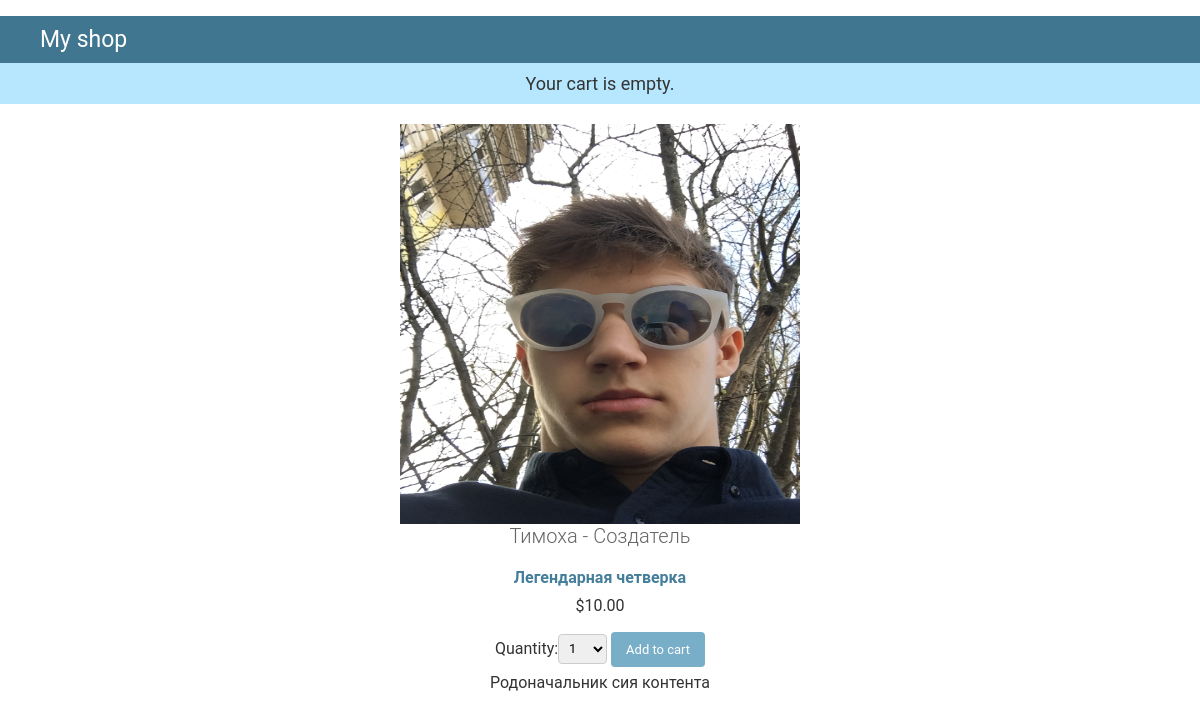
/6/timoha-sozdatel/, run on the app's committed database.
### shop/models.py (models this page shows, shortened)
class Product(models.Model):
    category = models.ForeignKey(Category, related_name='products', on_delete = models.CASCADE)
    name = models.CharField(max_length=200, db_index=True)
    slug = models.SlugField(max_length=200, db_index=True)
    image = models.ImageField(upload_to='products/%Y/%m/%d', blank=True)
    description = models.TextField(blank=True)
    price = models.DecimalField(max_digits=10, decimal_places=2)
    stock = models.PositiveIntegerField()
    available = models.BooleanField(default=True)
    created = models.DateTimeField(auto_now_add=True)
    updated = models.DateTimeField(auto_now=True)
    class Meta:
        verbose_name = 'Продукт'
        verbose_name_plural = 'продукты'
        ordering = ('name',)
        index_together = (('id', 'slug'),)

class Category(models.Model):
    name = models.CharField(max_length=200, db_index=True)
    slug = models.SlugField(max_length=200, db_index=True, unique=True)
    def get_absolute_url(self):
        return reverse('shop:product_list_by_category',
                        args=[self.slug])
    class Meta:
        ordering = ('name',)
        verbose_name = 'Категория'
        verbose_name_plural = 'Категории'
    def __str__(self):
        return self.name

### shop/views.py (the view)
def product_detail(request, id, slug):
    product = get_object_or_404(Product,
                                id=id,
                                slug=slug,
                                available=True)
    cart_product_form = CartAddProductForm()
    return render(request, 'shop/product/detail.html', {'product': product,
                                                        'cart_product_form': cart_product_form})

### cart/forms.py
class CartAddProductForm(forms.Form):
    quantity = forms.TypedChoiceField(choices=PRODUCT_QUANTITY_CHOICES, coerce=int)
    update = forms.BooleanField(required=False, initial=False, widget=forms.HiddenInput)

### cart/cart.py (called while the page is built)
    def __len__(self):
        return sum(item['quantity'] for item in self.cart.values())

### cart/context_processors.py (called while the page is built)
def cart(request):
    return {'cart': Cart(request)}

### shop/templates/shop/product/detail.html (shortened to what this page needs)
﻿{% extends "shop/base.html" %}
{% load static %}
{% block content %}
    <div class="product-detail">
        <img src="{% if product.image %}{{ product.image.url }}{% else %}{% static "img/no_image.png" %}{% endif %}">
        <h1>{{ product.name }}</h1>
        <h2><a href="{{ product.category.get_absolute_url }}">{{ product.category }}</a></h2>
        <p class="price">${{ product.price }}</p>
            <form action="{% url "cart:cart_add" product.id %}" method="post">
                {{ cart_product_form }}
                <input type="submit" value="Add to cart">
            </form>
        {{ product.description|linebreaks }}
    </div>
{% endblock %}

### shop/static/css/base.css (style rules this page uses)
.product-detail { align-items: center; text-align: center; }
.product-detail img { width: 400; height: 400; }
body { margin: 0; padding: 0; font-size: 14px; font-family: "Roboto","Lucida Grande","DejaVu Sans","Bitstream Vera Sans",Verdana,Arial,sans-serif; color: #333; background: #fff; }
a:link, a:visited { color: #447e9b; text-decoration: none; }
p, ol, ul, dl { margin: .2em 0 .8em 0; }
p { padding: 0; line-height: 140%; }
h1,h2,h3,h4,h5 { font-weight: bold; }
h1 { margin: 0 0 20px; font-weight: 300; font-size: 20px; color: #666; }
h2 { font-size: 16px; margin: 1em 0 .5em 0; }
form { margin: 0; padding: 0; }
input, textarea, select, .form-row p, form .button { margin: 2px 0; padding: 2px 3px; vertical-align: middle; font-family: "Roboto", "Lucida Grande", Verdana, Arial, sans-serif; font-weight: normal; font-size: 13px; }
input[type=text], input[type=password], input[type=email], input[type=url], input[type=number], input[type=tel], textarea, select, .vTextField { border: 1px solid #ccc; border-radius: 4px; padding: 5px 6px; margin-top: 0; }
select { height: 30px; }
.button, input[type=submit], input[type=button], .submit-row input, a.button { background: #79aec8; padding: 10px 15px; border: none; border-radius: 4px; color: #fff; cursor: pointer; }

### data on the page
Product: image (picture), name "Тимоха - Создатель", category "Легендарная четверка", price "10.00", description "Родоначальник сия контента"
